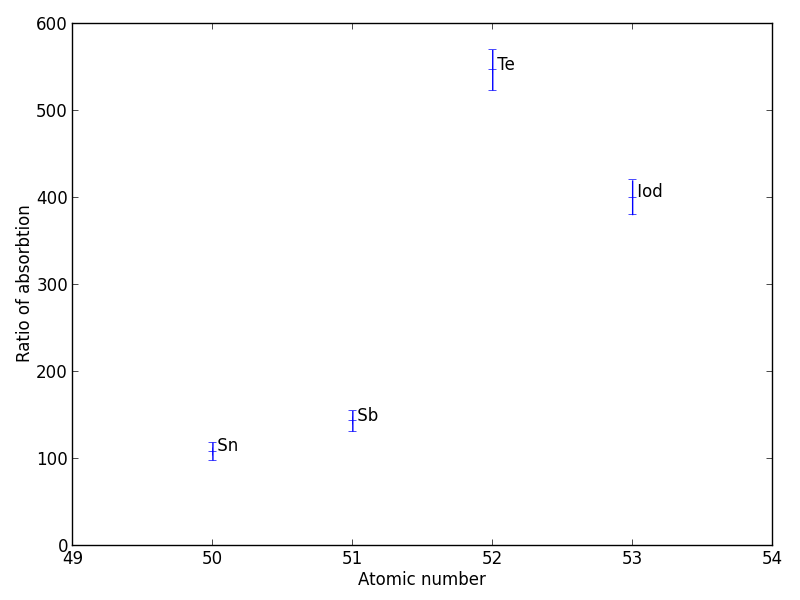

Python code for this plot:
#!/usr/local/bin/python
# -*- coding: utf-8 -*-

import numpy as np
import matplotlib.pyplot as plt
import csv

x = []
y = []
z = []
with open('dats.txt', 'rb') as f:
    reader = csv.reader(f)
    for row in reader:
        print row
        s = str(row[0]).strip()
        t = str(row[1]).strip()
        u = str(row[2]).strip()
        try:
            y.append(float(s))
            x.append(float(t))
            z.append(u)
        except:
            print row

x = np.asarray(x)
y = np.asarray(y)
z = np.asarray(z)


x_ = range(0,30)
x_ = np.asarray(x_)

# d_m = np.sqrt(pcov[0,0])
# d_n = np.sqrt(pcov[1,1])
# d_o = np.sqrt(pcov[2,2])

# text = '$m = (' + str(int(round(popt[0], -4))) + '\pm' +  str(int(round(np.sqrt(pcov[0,0]), -4))) + ')$'
# text2 = '$n = (' + str(round(popt[1], 5)) + '\pm' +  str(round(np.sqrt(pcov[1,1]), 5)) + ')\, 1/mm$'
# text3 = '$o = (' + str(int(round(popt[2], -4))) + '\pm' +  str(int(round(np.sqrt(pcov[2,2]), -4))) + ')$'

# plt.text(20, 3800000, text, horizontalalignment='center')#, verticalalignment='bottom' , rotation='vertical')
# plt.text(20, 3750000, text2, horizontalalignment='center')#, verticalalignment='bottom' , rotation='vertical')
# plt.text(20, 3850000, text3, horizontalalignment='center')#, verticalalignment='bottom' , rotation='vertical')

print z
i = 0
for i in range(4):
    plt.text(x[i], y[i], ' ' + z[i])

print x
print y
plt.errorbar(x, y, yerr=np.sqrt(y), fmt='+')


plt.xlabel('Atomic number')
plt.ylabel('Ratio of absorbtion')
# plt.ylim([0,2000])
plt.xlim([49, 54])
plt.tight_layout()
plt.show()
